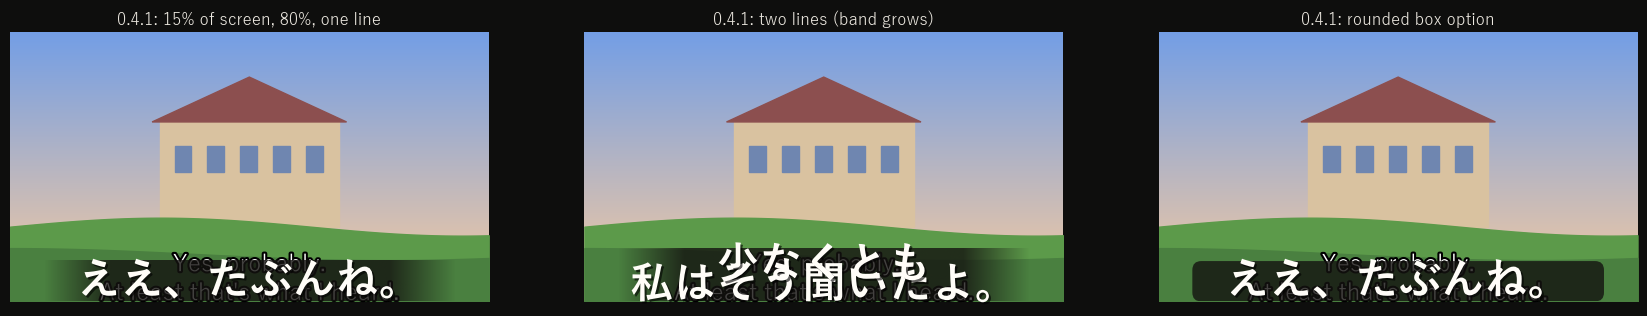

Here is the Python script that generated this plot:
import sys
import numpy as np
import matplotlib
matplotlib.use("Agg")
import matplotlib.pyplot as plt
import matplotlib.patheffects as path_effects
from matplotlib.patches import FancyBboxPatch

plt.rcParams["font.family"] = ["Yu Gothic", "Meiryo", "DejaVu Sans"]

SCREEN_WIDTH = 960
SCREEN_HEIGHT = 540
BAND_COLOR = np.array([0x14, 0x12, 0x10]) / 255
DARKNESS = 0.80
BOTTOM_MARGIN = 0
BAND_HEIGHT = SCREEN_HEIGHT * 0.15
BAND_WIDTH = SCREEN_WIDTH * 0.86
SOFT_EDGE_FRACTION = 0.16
TEXT_SIZE = 31
LINE_STEP = 40


def draw_scene(ax):
    rows = np.linspace(0, 1, 160)[:, None, None]
    sky = np.array([0.98, 0.80, 0.62]) * (1 - rows) + np.array([0.45, 0.62, 0.90]) * rows
    ax.imshow(np.repeat(sky, 4, axis=1), extent=(0, SCREEN_WIDTH, 0, SCREEN_HEIGHT), origin="lower", aspect="auto", zorder=0)
    ax.add_patch(plt.Rectangle((300, 150), 360, 210, color="#D9C2A0", zorder=1))
    for column in range(5):
        ax.add_patch(plt.Rectangle((330 + column * 66, 260), 34, 52, color="#6F86B0", zorder=1))
    ax.add_patch(plt.Polygon([(285, 360), (480, 450), (675, 360)], color="#8C4F4F", zorder=1))
    hill_x = np.linspace(0, SCREEN_WIDTH, 80)
    ax.fill_between(hill_x, 0, 150 + 18 * np.sin(np.linspace(0, 5, 80)), color="#5C9A4A", zorder=1)
    ax.fill_between(hill_x, 0, 95 + 12 * np.cos(np.linspace(0, 4, 80)), color="#4A8040", zorder=1)


def draw_burned_in_english(ax):
    ax.text(SCREEN_WIDTH / 2, BOTTOM_MARGIN + 46, "Yes, probably.\nAt least that's what I heard.", color="white", fontsize=17,
            ha="center", va="center", zorder=2, linespacing=1.3,
            path_effects=[path_effects.withStroke(linewidth=3, foreground="black")])


def band_image(soft_edges):
    columns = np.linspace(0, 1, 400)
    if soft_edges:
        alpha = np.clip(np.minimum(columns, 1 - columns) / SOFT_EDGE_FRACTION, 0, 1) * DARKNESS
    else:
        alpha = np.full(400, DARKNESS)
    image = np.zeros((1, 400, 4))
    image[..., :3] = BAND_COLOR
    image[0, :, 3] = alpha
    return image


def band_height_for(text):
    line_count = len(text.split(chr(10)))
    return max(BAND_HEIGHT, line_count * LINE_STEP + 26)


def draw_band(ax, soft_edges, band_height):
    left = (SCREEN_WIDTH - BAND_WIDTH) / 2
    if soft_edges:
        ax.imshow(band_image(True), extent=(left, left + BAND_WIDTH, BOTTOM_MARGIN, BOTTOM_MARGIN + band_height),
                  aspect="auto", zorder=3)
    else:
        ax.add_patch(FancyBboxPatch((left, BOTTOM_MARGIN), BAND_WIDTH, band_height, boxstyle="round,pad=0,rounding_size=18",
                                    facecolor=BAND_COLOR, alpha=DARKNESS, edgecolor="none", zorder=3))


def draw_japanese_line(ax, text):
    bottom_line_center = BOTTOM_MARGIN + band_height_for(text) / 2 - (len(text.split(chr(10))) - 1) * LINE_STEP / 2
    lines = text.split("\n")
    for index, line in enumerate(reversed(lines)):
        ax.text(SCREEN_WIDTH / 2, bottom_line_center + index * LINE_STEP, line, color="#FFFDF8", fontsize=TEXT_SIZE,
                weight="bold", ha="center", va="center", zorder=4,
                path_effects=[path_effects.withSimplePatchShadow(offset=(1.5, -1.5), shadow_rgbFace="black", alpha=0.6)])


def draw_screen(ax, title, soft_edges, japanese_text):
    ax.set_xlim(0, SCREEN_WIDTH)
    ax.set_ylim(0, SCREEN_HEIGHT)
    ax.axis("off")
    draw_scene(ax)
    draw_burned_in_english(ax)
    draw_band(ax, soft_edges, band_height_for(japanese_text))
    draw_japanese_line(ax, japanese_text)
    ax.set_xlim(0, SCREEN_WIDTH)
    ax.set_ylim(0, SCREEN_HEIGHT)
    ax.set_aspect("equal")
    ax.set_title(title, color="#ECE8E0", fontsize=12)


def main(output_path):
    figure, axes = plt.subplots(1, 3, figsize=(21, 4.8))
    figure.patch.set_facecolor("#0E0E0D")
    draw_screen(axes[0], "0.4.1: 15% of screen, 80%, one line", True, "ええ、たぶんね。")
    draw_screen(axes[1], "0.4.1: two lines (band grows)", True, "少なくとも\n私はそう聞いたよ。")
    draw_screen(axes[2], "0.4.1: rounded box option", False, "ええ、たぶんね。")
    figure.savefig(output_path, dpi=100, bbox_inches="tight", facecolor=figure.get_facecolor())


main(sys.argv[1])
